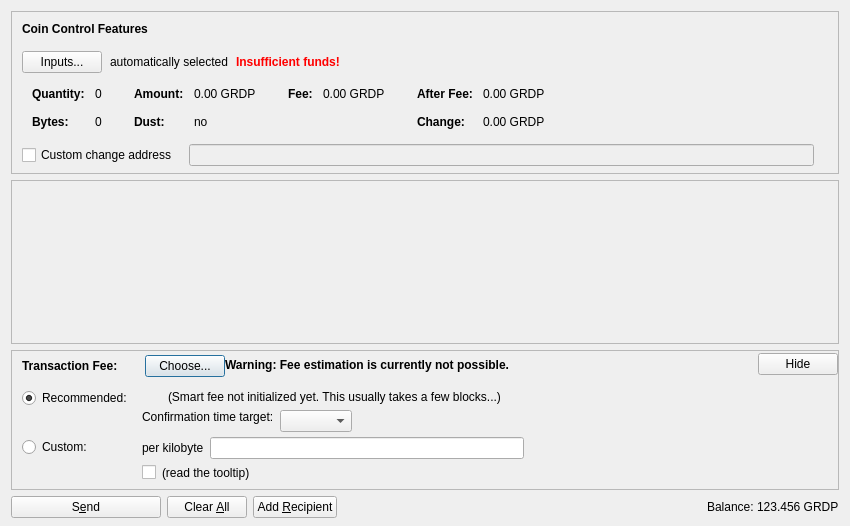
<?xml version="1.0" encoding="UTF-8"?>
<ui version="4.0">
 <class>SendCoinsDialog</class>
 <widget class="QDialog" name="SendCoinsDialog">
  <property name="geometry">
   <rect>
    <x>0</x>
    <y>0</y>
    <width>850</width>
    <height>526</height>
   </rect>
  </property>
  <property name="windowTitle">
   <string>Send Coins</string>
  </property>
  <layout class="QVBoxLayout" name="verticalLayout" stretch="0,1,0,0">
   <property name="bottomMargin">
    <number>8</number>
   </property>
   <item>
    <widget class="QFrame" name="frameCoinControl">
     <property name="sizePolicy">
      <sizepolicy hsizetype="Expanding" vsizetype="Expanding">
       <horstretch>0</horstretch>
       <verstretch>0</verstretch>
      </sizepolicy>
     </property>
     <property name="maximumSize">
      <size>
       <width>16777215</width>
       <height>16777215</height>
      </size>
     </property>
     <property name="frameShape">
      <enum>QFrame::StyledPanel</enum>
     </property>
     <property name="frameShadow">
      <enum>QFrame::Sunken</enum>
     </property>
     <layout class="QVBoxLayout" name="verticalLayoutCoinControl2">
      <property name="spacing">
       <number>0</number>
      </property>
      <property name="leftMargin">
       <number>0</number>
      </property>
      <property name="topMargin">
       <number>0</number>
      </property>
      <property name="rightMargin">
       <number>0</number>
      </property>
      <property name="bottomMargin">
       <number>6</number>
      </property>
      <item>
       <layout class="QVBoxLayout" name="verticalLayoutCoinControl" stretch="0,0,0,0,1">
        <property name="spacing">
         <number>0</number>
        </property>
        <property name="leftMargin">
         <number>10</number>
        </property>
        <property name="topMargin">
         <number>10</number>
        </property>
        <item>
         <layout class="QHBoxLayout" name="horizontalLayoutCoinControl1">
          <property name="bottomMargin">
           <number>15</number>
          </property>
          <item>
           <widget class="QLabel" name="labelCoinControlFeatures">
            <property name="sizePolicy">
             <sizepolicy hsizetype="Preferred" vsizetype="Maximum">
              <horstretch>0</horstretch>
              <verstretch>0</verstretch>
             </sizepolicy>
            </property>
            <property name="font">
             <font>
              <weight>75</weight>
              <bold>true</bold>
             </font>
            </property>
            <property name="styleSheet">
             <string notr="true">font-weight:bold;</string>
            </property>
            <property name="text">
             <string>Coin Control Features</string>
            </property>
           </widget>
          </item>
         </layout>
        </item>
        <item>
         <layout class="QHBoxLayout" name="horizontalLayoutCoinControl2" stretch="0,0,0,0">
          <property name="spacing">
           <number>8</number>
          </property>
          <property name="bottomMargin">
           <number>10</number>
          </property>
          <item>
           <widget class="QPushButton" name="pushButtonCoinControl">
            <property name="styleSheet">
             <string notr="true"/>
            </property>
            <property name="text">
             <string>Inputs...</string>
            </property>
            <property name="autoDefault">
             <bool>false</bool>
            </property>
           </widget>
          </item>
          <item>
           <widget class="QLabel" name="labelCoinControlAutomaticallySelected">
            <property name="text">
             <string>automatically selected</string>
            </property>
            <property name="margin">
             <number>5</number>
            </property>
           </widget>
          </item>
          <item>
           <widget class="QLabel" name="labelCoinControlInsuffFunds">
            <property name="font">
             <font>
              <weight>75</weight>
              <bold>true</bold>
             </font>
            </property>
            <property name="styleSheet">
             <string notr="true">color:red;font-weight:bold;</string>
            </property>
            <property name="text">
             <string>Insufficient funds!</string>
            </property>
            <property name="margin">
             <number>5</number>
            </property>
           </widget>
          </item>
          <item>
           <spacer name="horizontalSpacerCoinControl">
            <property name="orientation">
             <enum>Qt::Horizontal</enum>
            </property>
            <property name="sizeHint" stdset="0">
             <size>
              <width>40</width>
              <height>1</height>
             </size>
            </property>
           </spacer>
          </item>
         </layout>
        </item>
        <item>
         <widget class="QWidget" name="widgetCoinControl" native="true">
          <property name="sizePolicy">
           <sizepolicy hsizetype="Preferred" vsizetype="Preferred">
            <horstretch>0</horstretch>
            <verstretch>0</verstretch>
           </sizepolicy>
          </property>
          <property name="minimumSize">
           <size>
            <width>0</width>
            <height>0</height>
           </size>
          </property>
          <property name="styleSheet">
           <string notr="true"/>
          </property>
          <layout class="QHBoxLayout" name="horizontalLayoutCoinControl5">
           <property name="leftMargin">
            <number>0</number>
           </property>
           <property name="topMargin">
            <number>0</number>
           </property>
           <property name="rightMargin">
            <number>0</number>
           </property>
           <property name="bottomMargin">
            <number>0</number>
           </property>
           <item>
            <layout class="QHBoxLayout" name="horizontalLayoutCoinControl3" stretch="0,0,0,1">
             <property name="spacing">
              <number>20</number>
             </property>
             <property name="topMargin">
              <number>0</number>
             </property>
             <property name="bottomMargin">
              <number>10</number>
             </property>
             <item>
              <layout class="QFormLayout" name="formLayoutCoinControl1">
               <property name="horizontalSpacing">
                <number>10</number>
               </property>
               <property name="verticalSpacing">
                <number>14</number>
               </property>
               <property name="leftMargin">
                <number>10</number>
               </property>
               <property name="topMargin">
                <number>4</number>
               </property>
               <property name="rightMargin">
                <number>6</number>
               </property>
               <item row="0" column="0">
                <widget class="QLabel" name="labelCoinControlQuantityText">
                 <property name="font">
                  <font>
                   <weight>75</weight>
                   <bold>true</bold>
                  </font>
                 </property>
                 <property name="text">
                  <string>Quantity:</string>
                 </property>
                 <property name="margin">
                  <number>0</number>
                 </property>
                </widget>
               </item>
               <item row="0" column="1">
                <widget class="QLabel" name="labelCoinControlQuantity">
                 <property name="cursor">
                  <cursorShape>IBeamCursor</cursorShape>
                 </property>
                 <property name="contextMenuPolicy">
                  <enum>Qt::ActionsContextMenu</enum>
                 </property>
                 <property name="text">
                  <string notr="true">0</string>
                 </property>
                 <property name="margin">
                  <number>0</number>
                 </property>
                 <property name="textInteractionFlags">
                  <set>Qt::LinksAccessibleByMouse|Qt::TextSelectableByKeyboard|Qt::TextSelectableByMouse</set>
                 </property>
                </widget>
               </item>
               <item row="1" column="0">
                <widget class="QLabel" name="labelCoinControlBytesText">
                 <property name="font">
                  <font>
                   <weight>75</weight>
                   <bold>true</bold>
                  </font>
                 </property>
                 <property name="text">
                  <string>Bytes:</string>
                 </property>
                </widget>
               </item>
               <item row="1" column="1">
                <widget class="QLabel" name="labelCoinControlBytes">
                 <property name="cursor">
                  <cursorShape>IBeamCursor</cursorShape>
                 </property>
                 <property name="contextMenuPolicy">
                  <enum>Qt::ActionsContextMenu</enum>
                 </property>
                 <property name="text">
                  <string notr="true">0</string>
                 </property>
                 <property name="textInteractionFlags">
                  <set>Qt::LinksAccessibleByMouse|Qt::TextSelectableByKeyboard|Qt::TextSelectableByMouse</set>
                 </property>
                </widget>
               </item>
              </layout>
             </item>
             <item>
              <layout class="QFormLayout" name="formLayoutCoinControl2">
               <property name="horizontalSpacing">
                <number>10</number>
               </property>
               <property name="verticalSpacing">
                <number>14</number>
               </property>
               <property name="leftMargin">
                <number>6</number>
               </property>
               <property name="topMargin">
                <number>4</number>
               </property>
               <property name="rightMargin">
                <number>6</number>
               </property>
               <item row="0" column="0">
                <widget class="QLabel" name="labelCoinControlAmountText">
                 <property name="font">
                  <font>
                   <weight>75</weight>
                   <bold>true</bold>
                  </font>
                 </property>
                 <property name="text">
                  <string>Amount:</string>
                 </property>
                 <property name="margin">
                  <number>0</number>
                 </property>
                </widget>
               </item>
               <item row="0" column="1">
                <widget class="QLabel" name="labelCoinControlAmount">
                 <property name="cursor">
                  <cursorShape>IBeamCursor</cursorShape>
                 </property>
                 <property name="contextMenuPolicy">
                  <enum>Qt::ActionsContextMenu</enum>
                 </property>
                 <property name="text">
                  <string notr="true">0.00 GRDP</string>
                 </property>
                 <property name="textInteractionFlags">
                  <set>Qt::LinksAccessibleByMouse|Qt::TextSelectableByKeyboard|Qt::TextSelectableByMouse</set>
                 </property>
                </widget>
               </item>
               <item row="1" column="0">
                <widget class="QLabel" name="labelCoinControlLowOutputText">
                 <property name="font">
                  <font>
                   <weight>75</weight>
                   <bold>true</bold>
                  </font>
                 </property>
                 <property name="text">
                  <string>Dust:</string>
                 </property>
                </widget>
               </item>
               <item row="1" column="1">
                <widget class="QLabel" name="labelCoinControlLowOutput">
                 <property name="cursor">
                  <cursorShape>IBeamCursor</cursorShape>
                 </property>
                 <property name="contextMenuPolicy">
                  <enum>Qt::ActionsContextMenu</enum>
                 </property>
                 <property name="text">
                  <string notr="true">no</string>
                 </property>
                 <property name="textInteractionFlags">
                  <set>Qt::LinksAccessibleByMouse|Qt::TextSelectableByKeyboard|Qt::TextSelectableByMouse</set>
                 </property>
                </widget>
               </item>
              </layout>
             </item>
             <item>
              <layout class="QFormLayout" name="formLayoutCoinControl3">
               <property name="horizontalSpacing">
                <number>10</number>
               </property>
               <property name="verticalSpacing">
                <number>14</number>
               </property>
               <property name="leftMargin">
                <number>6</number>
               </property>
               <property name="topMargin">
                <number>4</number>
               </property>
               <property name="rightMargin">
                <number>6</number>
               </property>
               <item row="0" column="0">
                <widget class="QLabel" name="labelCoinControlFeeText">
                 <property name="font">
                  <font>
                   <weight>75</weight>
                   <bold>true</bold>
                  </font>
                 </property>
                 <property name="text">
                  <string>Fee:</string>
                 </property>
                 <property name="margin">
                  <number>0</number>
                 </property>
                </widget>
               </item>
               <item row="0" column="1">
                <widget class="QLabel" name="labelCoinControlFee">
                 <property name="cursor">
                  <cursorShape>IBeamCursor</cursorShape>
                 </property>
                 <property name="contextMenuPolicy">
                  <enum>Qt::ActionsContextMenu</enum>
                 </property>
                 <property name="text">
                  <string notr="true">0.00 GRDP</string>
                 </property>
                 <property name="textInteractionFlags">
                  <set>Qt::LinksAccessibleByMouse|Qt::TextSelectableByKeyboard|Qt::TextSelectableByMouse</set>
                 </property>
                </widget>
               </item>
              </layout>
             </item>
             <item>
              <layout class="QFormLayout" name="formLayoutCoinControl4">
               <property name="horizontalSpacing">
                <number>10</number>
               </property>
               <property name="verticalSpacing">
                <number>14</number>
               </property>
               <property name="leftMargin">
                <number>6</number>
               </property>
               <property name="topMargin">
                <number>4</number>
               </property>
               <property name="rightMargin">
                <number>6</number>
               </property>
               <item row="0" column="0">
                <widget class="QLabel" name="labelCoinControlAfterFeeText">
                 <property name="font">
                  <font>
                   <weight>75</weight>
                   <bold>true</bold>
                  </font>
                 </property>
                 <property name="text">
                  <string>After Fee:</string>
                 </property>
                 <property name="margin">
                  <number>0</number>
                 </property>
                </widget>
               </item>
               <item row="0" column="1">
                <widget class="QLabel" name="labelCoinControlAfterFee">
                 <property name="cursor">
                  <cursorShape>IBeamCursor</cursorShape>
                 </property>
                 <property name="contextMenuPolicy">
                  <enum>Qt::ActionsContextMenu</enum>
                 </property>
                 <property name="text">
                  <string notr="true">0.00 GRDP</string>
                 </property>
                 <property name="textInteractionFlags">
                  <set>Qt::LinksAccessibleByMouse|Qt::TextSelectableByKeyboard|Qt::TextSelectableByMouse</set>
                 </property>
                </widget>
               </item>
               <item row="1" column="0">
                <widget class="QLabel" name="labelCoinControlChangeText">
                 <property name="font">
                  <font>
                   <weight>75</weight>
                   <bold>true</bold>
                  </font>
                 </property>
                 <property name="text">
                  <string>Change:</string>
                 </property>
                </widget>
               </item>
               <item row="1" column="1">
                <widget class="QLabel" name="labelCoinControlChange">
                 <property name="cursor">
                  <cursorShape>IBeamCursor</cursorShape>
                 </property>
                 <property name="contextMenuPolicy">
                  <enum>Qt::ActionsContextMenu</enum>
                 </property>
                 <property name="text">
                  <string notr="true">0.00 GRDP</string>
                 </property>
                 <property name="textInteractionFlags">
                  <set>Qt::LinksAccessibleByMouse|Qt::TextSelectableByKeyboard|Qt::TextSelectableByMouse</set>
                 </property>
                </widget>
               </item>
              </layout>
             </item>
            </layout>
           </item>
          </layout>
         </widget>
        </item>
        <item>
         <layout class="QHBoxLayout" name="horizontalLayoutCoinControl4" stretch="0,0,0">
          <property name="spacing">
           <number>12</number>
          </property>
          <property name="sizeConstraint">
           <enum>QLayout::SetDefaultConstraint</enum>
          </property>
          <property name="topMargin">
           <number>5</number>
          </property>
          <property name="rightMargin">
           <number>5</number>
          </property>
          <item>
           <widget class="QCheckBox" name="checkBoxCoinControlChange">
            <property name="toolTip">
             <string>If this is activated, but the change address is empty or invalid, change will be sent to a newly generated address.</string>
            </property>
            <property name="text">
             <string>Custom change address</string>
            </property>
           </widget>
          </item>
          <item>
           <widget class="QValidatedLineEdit" name="lineEditCoinControlChange">
            <property name="enabled">
             <bool>false</bool>
            </property>
            <property name="sizePolicy">
             <sizepolicy hsizetype="Expanding" vsizetype="Fixed">
              <horstretch>0</horstretch>
              <verstretch>0</verstretch>
             </sizepolicy>
            </property>
           </widget>
          </item>
          <item>
           <widget class="QLabel" name="labelCoinControlChangeLabel">
            <property name="sizePolicy">
             <sizepolicy hsizetype="Preferred" vsizetype="Expanding">
              <horstretch>0</horstretch>
              <verstretch>0</verstretch>
             </sizepolicy>
            </property>
            <property name="minimumSize">
             <size>
              <width>0</width>
              <height>0</height>
             </size>
            </property>
            <property name="text">
             <string/>
            </property>
            <property name="margin">
             <number>3</number>
            </property>
           </widget>
          </item>
         </layout>
        </item>
        <item>
         <spacer name="verticalSpacerCoinControl">
          <property name="orientation">
           <enum>Qt::Vertical</enum>
          </property>
          <property name="sizeHint" stdset="0">
           <size>
            <width>800</width>
            <height>1</height>
           </size>
          </property>
         </spacer>
        </item>
       </layout>
      </item>
     </layout>
    </widget>
   </item>
   <item>
    <widget class="QScrollArea" name="scrollArea">
     <property name="widgetResizable">
      <bool>true</bool>
     </property>
     <widget class="QWidget" name="scrollAreaWidgetContents">
      <property name="geometry">
       <rect>
        <x>0</x>
        <y>0</y>
        <width>830</width>
        <height>104</height>
       </rect>
      </property>
      <layout class="QVBoxLayout" name="verticalLayout_2" stretch="0,1">
       <property name="leftMargin">
        <number>0</number>
       </property>
       <property name="topMargin">
        <number>0</number>
       </property>
       <property name="rightMargin">
        <number>0</number>
       </property>
       <property name="bottomMargin">
        <number>0</number>
       </property>
       <item>
        <layout class="QVBoxLayout" name="entries">
         <property name="spacing">
          <number>6</number>
         </property>
        </layout>
       </item>
       <item>
        <spacer name="verticalSpacer">
         <property name="orientation">
          <enum>Qt::Vertical</enum>
         </property>
         <property name="sizeHint" stdset="0">
          <size>
           <width>20</width>
           <height>40</height>
          </size>
         </property>
        </spacer>
       </item>
      </layout>
     </widget>
    </widget>
   </item>
   <item>
    <widget class="QFrame" name="frameFee">
     <property name="sizePolicy">
      <sizepolicy hsizetype="Expanding" vsizetype="Expanding">
       <horstretch>0</horstretch>
       <verstretch>0</verstretch>
      </sizepolicy>
     </property>
     <property name="maximumSize">
      <size>
       <width>16777215</width>
       <height>16777215</height>
      </size>
     </property>
     <property name="frameShape">
      <enum>QFrame::StyledPanel</enum>
     </property>
     <property name="frameShadow">
      <enum>QFrame::Sunken</enum>
     </property>
     <layout class="QVBoxLayout" name="verticalLayoutFee1">
      <property name="spacing">
       <number>0</number>
      </property>
      <property name="leftMargin">
       <number>0</number>
      </property>
      <property name="topMargin">
       <number>0</number>
      </property>
      <property name="rightMargin">
       <number>0</number>
      </property>
      <property name="bottomMargin">
       <number>0</number>
      </property>
      <item>
       <layout class="QVBoxLayout" name="verticalLayoutFee2" stretch="0,0,0">
        <property name="spacing">
         <number>0</number>
        </property>
        <property name="leftMargin">
         <number>10</number>
        </property>
        <property name="topMargin">
         <number>0</number>
        </property>
        <item>
         <layout class="QHBoxLayout" name="horizontalLayoutFee1">
          <property name="bottomMargin">
           <number>0</number>
          </property>
          <item>
           <layout class="QVBoxLayout" name="verticalLayoutFee7">
            <property name="spacing">
             <number>0</number>
            </property>
            <item>
             <spacer name="verticalSpacerSmartFee">
              <property name="orientation">
               <enum>Qt::Vertical</enum>
              </property>
              <property name="sizeType">
               <enum>QSizePolicy::Fixed</enum>
              </property>
              <property name="sizeHint" stdset="0">
               <size>
                <width>1</width>
                <height>4</height>
               </size>
              </property>
             </spacer>
            </item>
            <item>
             <layout class="QHBoxLayout" name="horizontalLayoutSmartFee">
              <property name="spacing">
               <number>10</number>
              </property>
              <item>
               <widget class="QLabel" name="labelFeeHeadline">
                <property name="sizePolicy">
                 <sizepolicy hsizetype="Preferred" vsizetype="Maximum">
                  <horstretch>0</horstretch>
                  <verstretch>0</verstretch>
                 </sizepolicy>
                </property>
                <property name="font">
                 <font>
                  <weight>75</weight>
                  <bold>true</bold>
                 </font>
                </property>
                <property name="styleSheet">
                 <string notr="true">font-weight:bold;</string>
                </property>
                <property name="text">
                 <string>Transaction Fee:</string>
                </property>
               </widget>
              </item>
              <item>
               <widget class="QLabel" name="labelFeeMinimized">
                <property name="text">
                 <string/>
                </property>
               </widget>
              </item>
              <item>
               <widget class="QPushButton" name="buttonChooseFee">
                <property name="text">
                 <string>Choose...</string>
                </property>
               </widget>
              </item>
             </layout>
            </item>
            <item>
             <spacer name="verticalSpacer_5">
              <property name="orientation">
               <enum>Qt::Vertical</enum>
              </property>
              <property name="sizeHint" stdset="0">
               <size>
                <width>1</width>
                <height>1</height>
               </size>
              </property>
             </spacer>
            </item>
           </layout>
          </item>
          <item>
           <widget class="QLabel" name="fallbackFeeWarningLabel">
            <property name="toolTip">
             <string>Using the fallbackfee can result in sending a transaction that will take several hours or days (or never) to confirm. Consider choosing your fee manually or wait until you have validated the complete chain.</string>
            </property>
            <property name="font">
            <font>
                <weight>75</weight>
                <bold>true</bold>
            </font>
            </property>
            <property name="text">
             <string>Warning: Fee estimation is currently not possible.</string>
            </property>
            <property name="wordWrap">
             <bool>false</bool>
            </property>
           </widget>
          </item>
          <item>
           <spacer name="horizontalSpacer_4">
            <property name="orientation">
             <enum>Qt::Horizontal</enum>
            </property>
            <property name="sizeType">
             <enum>QSizePolicy::MinimumExpanding</enum>
            </property>
            <property name="sizeHint" stdset="0">
             <size>
              <width>40</width>
              <height>20</height>
             </size>
            </property>
           </spacer>
          </item>
          <item>
           <widget class="QPushButton" name="buttonMinimizeFee">
            <property name="toolTip">
             <string>collapse fee-settings</string>
            </property>
            <property name="text">
             <string>Hide</string>
            </property>
           </widget>
          </item>
         </layout>
        </item>
        <item>
         <widget class="QFrame" name="frameFeeSelection">
          <layout class="QVBoxLayout" name="verticalLayoutFee12">
           <property name="spacing">
            <number>0</number>
           </property>
           <property name="leftMargin">
            <number>0</number>
           </property>
           <property name="topMargin">
            <number>0</number>
           </property>
           <property name="rightMargin">
            <number>0</number>
           </property>
           <property name="bottomMargin">
            <number>0</number>
           </property>
           <item>
            <layout class="QGridLayout" name="gridLayoutFee">
             <property name="topMargin">
              <number>10</number>
             </property>
             <property name="bottomMargin">
              <number>4</number>
             </property>
             <property name="horizontalSpacing">
              <number>10</number>
             </property>
             <property name="verticalSpacing">
              <number>4</number>
             </property>
             <item row="1" column="1">
              <layout class="QVBoxLayout" name="verticalLayoutFee8">
               <property name="spacing">
                <number>6</number>
               </property>
               <item>
                <layout class="QHBoxLayout" name="horizontalLayoutFee13">
                 <item>
                  <widget class="QLabel" name="labelCustomPerKilobyte">
                   <property name="toolTip">
                    <string>If the custom fee is set to 1000 satoshis and the transaction is only 250 bytes, then &quot;per kilobyte&quot; only pays 250 satoshis in fee, while &quot;total at least&quot; pays 1000 satoshis. For transactions bigger than a kilobyte both pay by kilobyte.</string>
                   </property>
                   <property name="text">
                    <string>per kilobyte</string>
                   </property>
                  </widget>
                 </item>
                 <item>
                  <widget class="BitcoinAmountField" name="customFee"/>
                 </item>
                 <item>
                  <spacer name="horizontalSpacer_6">
                   <property name="orientation">
                    <enum>Qt::Horizontal</enum>
                   </property>
                   <property name="sizeHint" stdset="0">
                    <size>
                     <width>1</width>
                     <height>1</height>
                    </size>
                   </property>
                  </spacer>
                 </item>
                </layout>
               </item>
               <item>
                <layout class="QHBoxLayout" name="horizontalLayoutFee8">
                 <item>
                  <widget class="QCheckBox" name="checkBoxMinimumFee">
                   <property name="toolTip">
                    <string>Paying only the minimum fee is just fine as long as there is less transaction volume than space in the blocks. But be aware that this can end up in a never confirming transaction once there is more demand for grdp transactions than the network can process.</string>
                   </property>
                   <property name="text">
                    <string/>
                   </property>
                  </widget>
                 </item>
                 <item>
                  <widget class="QLabel" name="labelMinFeeWarning">
                   <property name="enabled">
                    <bool>true</bool>
                   </property>
                   <property name="toolTip">
                    <string>Paying only the minimum fee is just fine as long as there is less transaction volume than space in the blocks. But be aware that this can end up in a never confirming transaction once there is more demand for grdp transactions than the network can process.</string>
                   </property>
                   <property name="text">
                    <string>(read the tooltip)</string>
                   </property>
                   <property name="margin">
                    <number>5</number>
                   </property>
                  </widget>
                 </item>
                 <item>
                  <spacer name="horizontalSpacer_2">
                   <property name="orientation">
                    <enum>Qt::Horizontal</enum>
                   </property>
                   <property name="sizeHint" stdset="0">
                    <size>
                     <width>1</width>
                     <height>1</height>
                    </size>
                   </property>
                  </spacer>
                 </item>
                </layout>
               </item>
              </layout>
             </item>
             <item row="0" column="0">
              <layout class="QVBoxLayout" name="verticalLayoutFee4" stretch="0,1">
               <item>
                <widget class="QRadioButton" name="radioSmartFee">
                 <property name="text">
                  <string>Recommended:</string>
                 </property>
                 <property name="checked">
                  <bool>true</bool>
                 </property>
                 <attribute name="buttonGroup">
                  <string notr="true">groupFee</string>
                 </attribute>
                </widget>
               </item>
               <item>
                <spacer name="verticalSpacer_2">
                 <property name="orientation">
                  <enum>Qt::Vertical</enum>
                 </property>
                 <property name="sizeHint" stdset="0">
                  <size>
                   <width>1</width>
                   <height>1</height>
                  </size>
                 </property>
                </spacer>
               </item>
              </layout>
             </item>
             <item row="1" column="0">
              <layout class="QVBoxLayout" name="verticalLayoutFee9" stretch="0,1">
               <item>
                <widget class="QRadioButton" name="radioCustomFee">
                 <property name="text">
                  <string>Custom:</string>
                 </property>
                 <attribute name="buttonGroup">
                  <string notr="true">groupFee</string>
                 </attribute>
                </widget>
               </item>
               <item>
                <spacer name="verticalSpacer_6">
                 <property name="orientation">
                  <enum>Qt::Vertical</enum>
                 </property>
                 <property name="sizeHint" stdset="0">
                  <size>
                   <width>1</width>
                   <height>1</height>
                  </size>
                 </property>
                </spacer>
               </item>
              </layout>
             </item>
             <item row="0" column="1">
              <layout class="QVBoxLayout" name="verticalLayoutFee3" stretch="0,0,1">
               <property name="spacing">
                <number>6</number>
               </property>
               <property name="topMargin">
                <number>2</number>
               </property>
               <item>
                <layout class="QHBoxLayout" name="horizontalLayoutFee12">
                 <item>
                  <widget class="QLabel" name="labelSmartFee">
                   <property name="text">
                    <string/>
                   </property>
                   <property name="margin">
                    <number>2</number>
                   </property>
                  </widget>
                 </item>
                 <item>
                  <widget class="QLabel" name="labelFeeEstimation">
                   <property name="text">
                    <string/>
                   </property>
                  </widget>
                 </item>
                 <item>
                  <widget class="QLabel" name="labelSmartFee2">
                   <property name="text">
                    <string>(Smart fee not initialized yet. This usually takes a few blocks...)</string>
                   </property>
                   <property name="margin">
                    <number>2</number>
                   </property>
                  </widget>
                 </item>
                 <item>
                  <spacer name="horizontalSpacer_5">
                   <property name="orientation">
                    <enum>Qt::Horizontal</enum>
                   </property>
                   <property name="sizeHint" stdset="0">
                    <size>
                     <width>1</width>
                     <height>1</height>
                    </size>
                   </property>
                  </spacer>
                 </item>
                </layout>
               </item>
               <item>
                <layout class="QHBoxLayout" name="horizontalLayoutFee9">
                 <item>
                  <layout class="QVBoxLayout" name="verticalLayoutFee6">
                   <item>
                    <widget class="QLabel" name="labelSmartFee3">
                     <property name="text">
                      <string>Confirmation time target:</string>
                     </property>
                     <property name="margin">
                      <number>2</number>
                     </property>
                    </widget>
                   </item>
                   <item>
                    <spacer name="verticalSpacer_3">
                     <property name="orientation">
                      <enum>Qt::Vertical</enum>
                     </property>
                     <property name="sizeHint" stdset="0">
                      <size>
                       <width>1</width>
                       <height>1</height>
                      </size>
                     </property>
                    </spacer>
                   </item>
                  </layout>
                 </item>
                 <item>
                  <layout class="QVBoxLayout" name="verticalLayoutFee5">
                   <property name="rightMargin">
                    <number>30</number>
                   </property>
                   <item>
                    <layout class="QHBoxLayout" name="horizontalLayoutConfTarget">
                     <property name="bottomMargin">
                      <number>0</number>
                     </property>
                     <item>
                      <widget class="QComboBox" name="confTargetSelector"/>
                     </item>
                     <item>
                      <spacer name="horizontalSpacerConfTarget">
                       <property name="orientation">
                        <enum>Qt::Horizontal</enum>
                       </property>
                       <property name="sizeHint" stdset="0">
                        <size>
                         <width>40</width>
                         <height>20</height>
                        </size>
                       </property>
                      </spacer>
                     </item>
                    </layout>
                   </item>
                  </layout>
                 </item>
                </layout>
               </item>
               <item>
                <spacer name="verticalSpacer_4">
                 <property name="orientation">
                  <enum>Qt::Vertical</enum>
                 </property>
                 <property name="sizeHint" stdset="0">
                  <size>
                   <width>1</width>
                   <height>1</height>
                  </size>
                 </property>
                </spacer>
               </item>
              </layout>
             </item>
            </layout>
           </item>
          </layout>
         </widget>
        </item>
        <item>
         <spacer name="verticalSpacerFee">
          <property name="orientation">
           <enum>Qt::Vertical</enum>
          </property>
          <property name="sizeHint" stdset="0">
           <size>
            <width>40</width>
            <height>5</height>
           </size>
          </property>
         </spacer>
        </item>
       </layout>
      </item>
     </layout>
    </widget>
   </item>
   <item>
    <layout class="QHBoxLayout" name="horizontalLayout">
     <item>
      <widget class="QPushButton" name="sendButton">
       <property name="minimumSize">
        <size>
         <width>150</width>
         <height>0</height>
        </size>
       </property>
       <property name="toolTip">
        <string>Confirm the send action</string>
       </property>
       <property name="text">
        <string>S&amp;end</string>
       </property>
       <property name="icon">
        <iconset resource="../bitcoin.qrc">
         <normaloff>:/icons/send</normaloff>:/icons/send</iconset>
       </property>
       <property name="autoDefault">
        <bool>false</bool>
       </property>
       <property name="default">
        <bool>false</bool>
       </property>
      </widget>
     </item>
     <item>
      <widget class="QPushButton" name="clearButton">
       <property name="sizePolicy">
        <sizepolicy hsizetype="Minimum" vsizetype="Fixed">
         <horstretch>0</horstretch>
         <verstretch>0</verstretch>
        </sizepolicy>
       </property>
       <property name="toolTip">
        <string>Clear all fields of the form.</string>
       </property>
       <property name="text">
        <string>Clear &amp;All</string>
       </property>
       <property name="icon">
        <iconset resource="../bitcoin.qrc">
         <normaloff>:/icons/remove</normaloff>:/icons/remove</iconset>
       </property>
       <property name="autoDefault">
        <bool>false</bool>
       </property>
      </widget>
     </item>
     <item>
      <widget class="QPushButton" name="addButton">
       <property name="toolTip">
        <string>Send to multiple recipients at once</string>
       </property>
       <property name="text">
        <string>Add &amp;Recipient</string>
       </property>
       <property name="icon">
        <iconset resource="../bitcoin.qrc">
         <normaloff>:/icons/add</normaloff>:/icons/add</iconset>
       </property>
       <property name="autoDefault">
        <bool>false</bool>
       </property>
      </widget>
     </item>
     <item>
      <spacer name="horizontalSpacer">
       <property name="orientation">
        <enum>Qt::Horizontal</enum>
       </property>
       <property name="sizeHint" stdset="0">
        <size>
         <width>40</width>
         <height>20</height>
        </size>
       </property>
      </spacer>
     </item>
     <item>
      <layout class="QHBoxLayout" name="horizontalLayout_2">
       <property name="spacing">
        <number>3</number>
       </property>
       <item>
        <widget class="QLabel" name="label">
         <property name="sizePolicy">
          <sizepolicy hsizetype="Preferred" vsizetype="Fixed">
           <horstretch>0</horstretch>
           <verstretch>0</verstretch>
          </sizepolicy>
         </property>
         <property name="text">
          <string>Balance:</string>
         </property>
        </widget>
       </item>
       <item>
        <widget class="QLabel" name="labelBalance">
         <property name="sizePolicy">
          <sizepolicy hsizetype="Preferred" vsizetype="Fixed">
           <horstretch>0</horstretch>
           <verstretch>0</verstretch>
          </sizepolicy>
         </property>
         <property name="cursor">
          <cursorShape>IBeamCursor</cursorShape>
         </property>
         <property name="text">
          <string notr="true">123.456 GRDP</string>
         </property>
         <property name="textInteractionFlags">
          <set>Qt::LinksAccessibleByMouse|Qt::TextSelectableByKeyboard|Qt::TextSelectableByMouse</set>
         </property>
        </widget>
       </item>
      </layout>
     </item>
    </layout>
   </item>
  </layout>
 </widget>
 <customwidgets>
  <customwidget>
   <class>QValidatedLineEdit</class>
   <extends>QLineEdit</extends>
   <header>qvalidatedlineedit.h</header>
  </customwidget>
  <customwidget>
   <class>BitcoinAmountField</class>
   <extends>QLineEdit</extends>
   <header>bitcoinamountfield.h</header>
   <container>1</container>
  </customwidget>
 </customwidgets>
 <resources>
  <include location="../bitcoin.qrc"/>
 </resources>
 <connections/>
 <buttongroups>
  <buttongroup name="groupFee"/>
 </buttongroups>
</ui>
